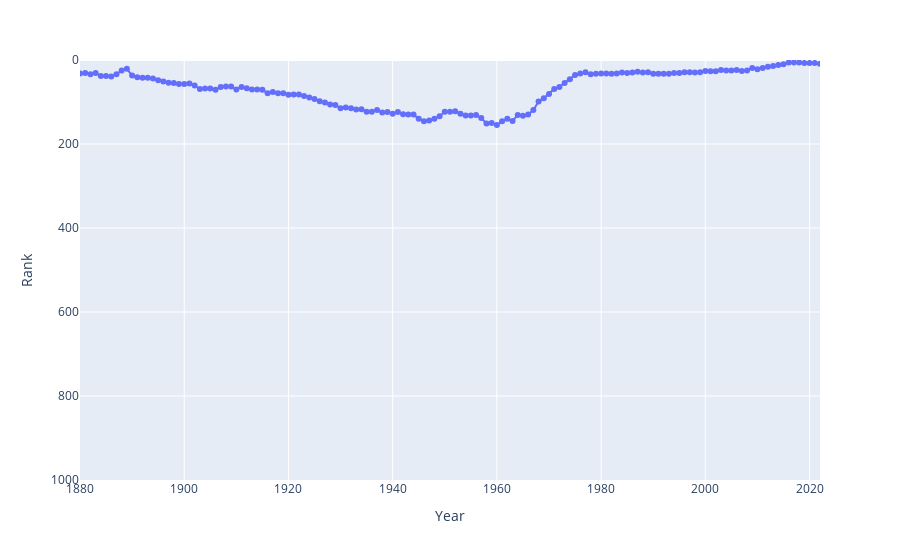

Notebook code cell kept with this figure:
### Code cell
example_df = all_years_df[all_years_df["Name"] == "Benjamin"]

fig = px.line(example_df, y="Rank", x="Year", range_y=[1000, 0], range_x=[1880, 2022], markers=True)


fig

### Figure 1 — Plotly figure (JSON) as saved in the notebook; plotly's stock layout.template omitted (floating-point values rounded to 4 significant figures; data arrays with more than 128 entries replaced by an {"elided": "..."} marker saying what was removed)
{"data": [{"hovertemplate": "Year=%{x}<br>Rank=%{y}<extra></extra>", "legendgroup": "", "line": {"color": "#636efa", "dash": "solid"}, "marker": {"symbol": "circle"}, "mode": "lines+markers", "name": "", "orientation": "v", "showlegend": false, "type": "scatter", "x": {"elided": "143 int values"}, "xaxis": "x", "y": {"elided": "143 int values"}, "yaxis": "y"}], "layout": {"legend": {"tracegroupgap": 0}, "margin": {"t": 60}, "xaxis": {"anchor": "y", "domain": [0, 1], "range": [1880, 2022], "title": {"text": "Year"}}, "yaxis": {"anchor": "x", "domain": [0, 1], "range": [1000, 0], "title": {"text": "Rank"}}}}
